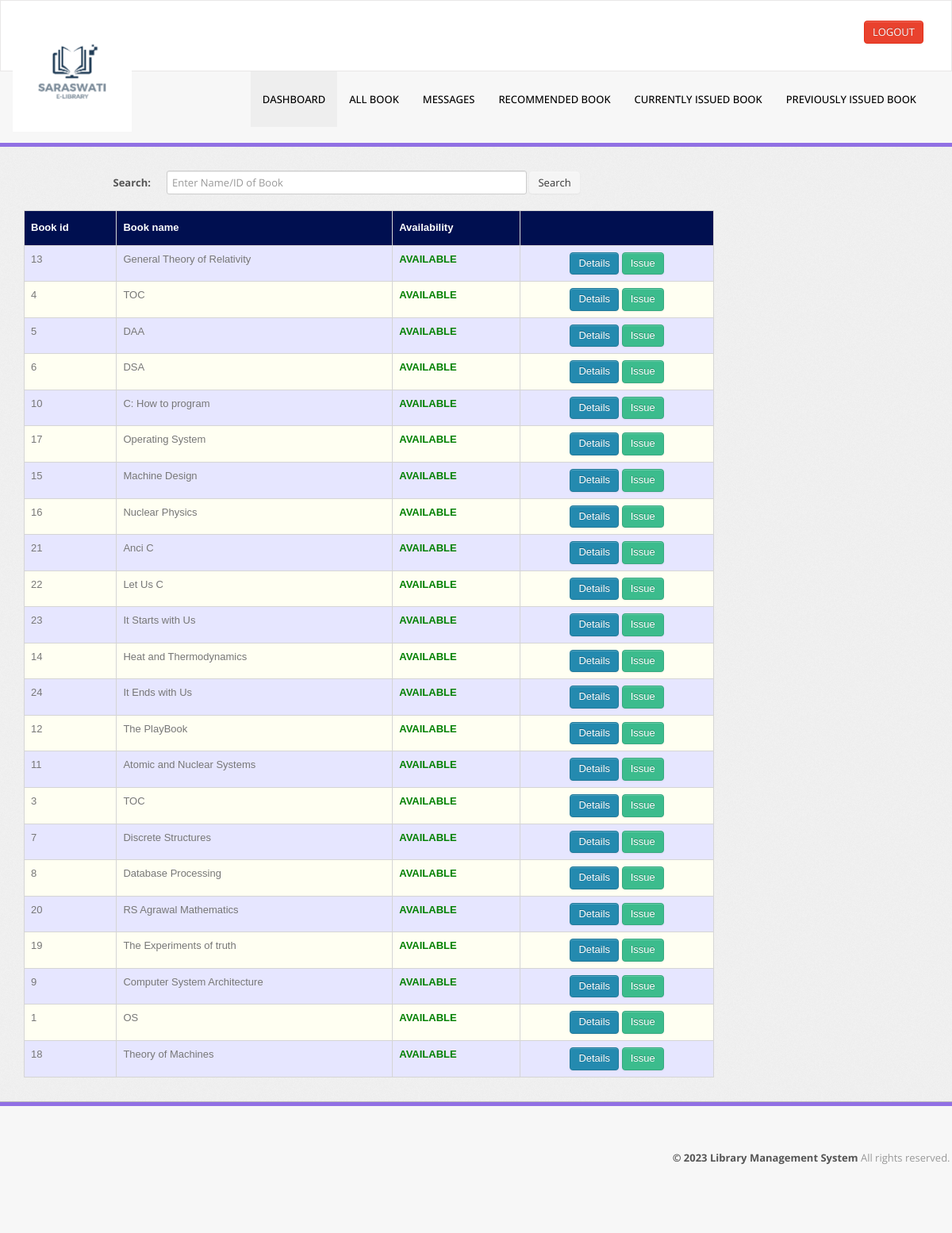
/student/book.php (signed in), run on the app's committed database.
### tables this page shows
CREATE TABLE `book` (
  `BookId` int(10) NOT NULL,
  `Title` varchar(50) DEFAULT NULL,
  `Publisher` varchar(50) DEFAULT NULL,
  `Year` varchar(50) DEFAULT NULL,
  `Availability` int(5) DEFAULT NULL
);

### student/book.php (the view, shortened to what this page needs)
<?php include("header.php"); ?>
<?php
if ($_SESSION['RollNo']) {
?>
    <body>
        <div class="wrapper">
            <div class="container">
                <div class="row">
                    <div class="span9">
                        <form class="form-horizontal row-fluid" action="book.php" method="post">
                            <div class="control-group">
                                <label class="control-label" for="Search"><b>Search:</b></label>
                                <div class="controls">
                                    <input type="text" id="title" name="title" placeholder="Enter Name/ID of Book" class="span8" required>
                                    <button type="submit" name="submit" class="btn">Search</button>
                                </div>
                            </div>
                        </form>
                        <br>
                        <?php
                        if (isset($_POST['submit'])) {
                            $s = $_POST['title'];
                            $sql = "select * from book where BookId='$s' or Title like '%$s%'";
                        } else
                            $sql = "select * from book order by Availability DESC";
                        $result = $conn->query($sql);
                        $rowcount = mysqli_num_rows($result);
                        if (!($rowcount))
                            echo "<br><center><h2><b><i>No Results</i></b></h2></center>";
                        else {
                        ?>
                            <table class="table" id="tables">
                                <thead>
                                    <tr>
                                        <th>Book id</th>
                                        <th>Book name</th>
                                        <th>Availability</th>
                                        <th></th>
                                    </tr>
                                </thead>
                                <tbody>
                                    <?php
                                    while ($row = $result->fetch_assoc()) {
                                        $bookid = $row['BookId'];
                                        $name = $row['Title'];
                                        $avail = $row['Availability'];
                                    ?>
                                        <tr>
                                            <td><?php echo $bookid ?></td>
                                            <td><?php echo $name ?></td>
                                            <td><b><?php
                                                    if ($avail > 0)
                                                        echo "<font color=\"green\">AVAILABLE</font>";
                                                    else
                                                        echo "<font color=\"red\">NOT AVAILABLE</font>";
                                                    ?>
                                                </b></td>
                                            <td>
                                                <center><a href="bookdetails.php?id=<?php echo $bookid; ?>" class="btn btn-primary">Details</a>
                                                    <?php
                                                    if ($avail > 0)
                                                        echo "<a href=\"issue_request.php?id=" . $bookid . "\" class=\"btn btn-success\">Issue</a>";
                                                    ?>
                                                </center>
                                            </td>
                                        </tr>
                                <?php }
                                } ?>
                                </tbody>
                            </table>
                    </div>
                </div>
            </div>
        </div>
        <?php include "footer.php" ?>
    </body>
    </html>
<?php } else {
    echo "<script type='text/javascript'>alert('Access Denied!!!')</script>";
} ?>

### student/css/theme.css (style rules this page uses)
#tables { font-family: "Trebuchet MS", Arial, Helvetica, sans-serif; border-collapse: collapse; width: 100%; }
#tables td, #tables th { border: 1px solid #ddd; padding: 8px; }
#tables tr:nth-child(even) { background-color: #fffff2; }
#tables tr:nth-child(odd) { background-color: #e6e6ff; }
#tables th { padding-top: 12px; padding-bottom: 12px; text-align: left; background-color: #000F50; color: white; }
body { font-size: 13px; font-family: 'Open Sans', Arial, sans-serif; background: #fff; color: #777 }
strong, b { color: #555 }
.wrapper { background: url(../images/bg.png) #eee; border-bottom: 1px solid #bbb; -webkit-box-shadow: 0 1px 2px rgba(0,0,0,0.1); -moz-box-shadow: 0 1px 2px rgba(0,0,0,0.1); box-shadow: 0 1px 2px rgba(0,0,0,0.1); padding: 30px 0 }
form { margin: 0 }
select, textarea, input[type="text"], input[type="password"], input[type="datetime"], input[type="datetime-local"], input[type="date"], input[type="month"], input[type="time"], input[type="week"], input[type="number"], input[type="email"], input[type="url"], input[type="search"], input[type="tel"], input[type="color"], .uneditable-input, label, input, button, select, textarea { -webkit-border-radius: 3px; -moz-border-radius: 3px; border-radius: 3px; font-size: 13px; font-family: 'Open Sans', Tahoma, Arial, sans-serif }
.form-horizontal .control-group, .form-vertical .control-group { margin-bottom: 0 }
.btn, .btn-box { -webkit-border-radius: 3px; -moz-border-radius: 3px; border-radius: 3px }
.btn { font-size: 13px; font-weight: 600 }
.btn { display: inline-block; margin-bottom: 0; font-weight: 400; text-align: center; vertical-align: middle; cursor: pointer; background-image: none; border: 1px solid transparent; white-space: nowrap; padding: 4px 10px; font-size: 13px; line-height: 1.42857; border-radius: 4px; -webkit-user-select: none; -moz-user-select: none; -ms-user-select: none; user-select: none }
.btn-primary { color: #fff; background-color: #248aaf; border-color: #20799a }
.btn-success { color: #fff; background-color: #3cbc8d; border-color: #36a97f }
.table { margin-bottom: 0 }
.table th, .table td { border-color: #d5d5d5!important }

### data on the page
book: BookId "13", Title "General Theory of Relativity", Availability "AVAILABLE"
book: BookId "4", Title "TOC", Availability "AVAILABLE"
book: BookId "5", Title "DAA", Availability "AVAILABLE"
book: BookId "6", Title "DSA", Availability "AVAILABLE"
book: BookId "10", Title "C: How to program", Availability "AVAILABLE"
book: BookId "17", Title "Operating System", Availability "AVAILABLE"
book: BookId "15", Title "Machine Design", Availability "AVAILABLE"
book: BookId "16", Title "Nuclear Physics", Availability "AVAILABLE"
book: BookId "21", Title "Anci C", Availability "AVAILABLE"
book: BookId "22", Title "Let Us C", Availability "AVAILABLE"
book: BookId "23", Title "It Starts with Us", Availability "AVAILABLE"
book: BookId "14", Title "Heat and Thermodynamics", Availability "AVAILABLE"
book: BookId "24", Title "It Ends with Us", Availability "AVAILABLE"
book: BookId "12", Title "The PlayBook", Availability "AVAILABLE"
book: BookId "11", Title "Atomic and Nuclear Systems", Availability "AVAILABLE"
book: BookId "3", Title "TOC", Availability "AVAILABLE"
book: BookId "7", Title "Discrete Structures", Availability "AVAILABLE"
book: BookId "8", Title "Database Processing", Availability "AVAILABLE"
book: BookId "20", Title "RS Agrawal Mathematics", Availability "AVAILABLE"
book: BookId "19", Title "The Experiments of truth", Availability "AVAILABLE"
book: BookId "9", Title "Computer System Architecture", Availability "AVAILABLE"
book: BookId "1", Title "OS", Availability "AVAILABLE"
book: BookId "18", Title "Theory of Machines", Availability "AVAILABLE"
